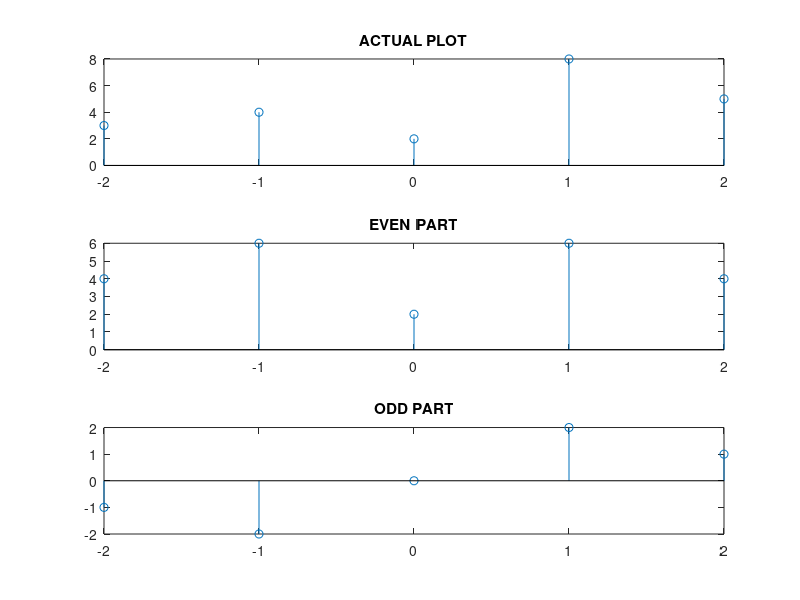

This figure's MATLAB source:
%% Experiment 6

%% Even - Odd Componaents
% break a function in even and odd parts

clear all;
clc;

x = -2:2;
y = [3 4 2 8 5];
for i=1:length(y)
    y_flip(i) = y(end-i+1);
end

%% Even Part
y_even = (y + y_flip)/2;

%% Odd Part
y_odd = (y - y_flip)/2;

%% Displaying the results
subplot(3,1,1),stem(x,y),title('ACTUAL PLOT')
subplot(3,1,2),stem(x, y_even),title('EVEN PART')
subplot(3,1,3),stem(y_odd,x),title('ODD PART')
